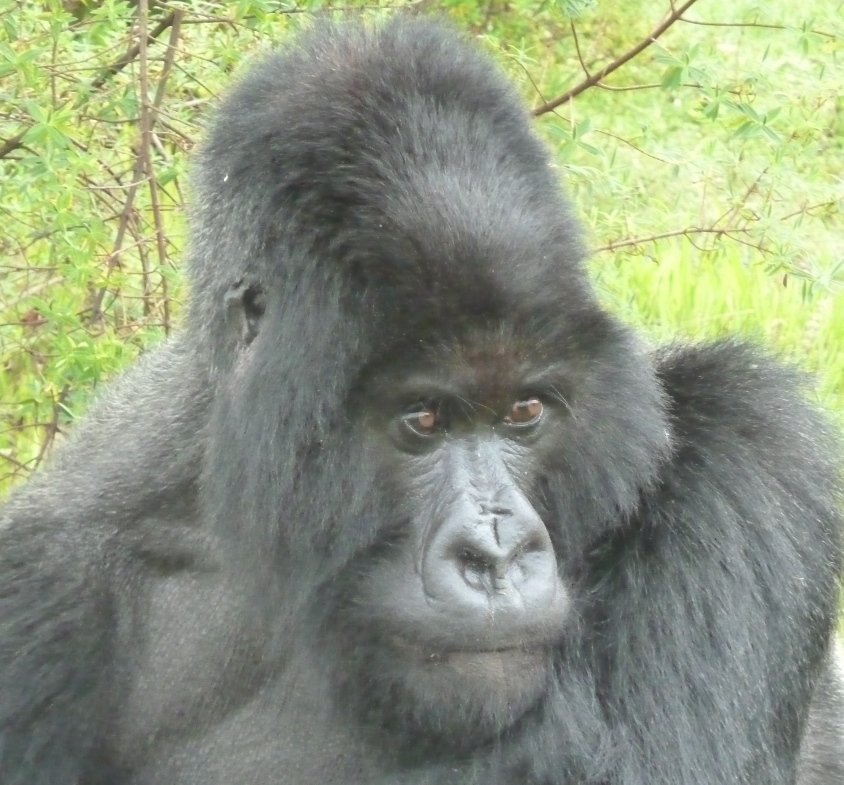
#> input picture images/training/Bwenge/BWE 29-MAY-2013 KRC SAMEDI77.JPG, 2530 x 2353 px, given as the content of the folder ../images/training/Bwenge/BWE 29-MAY-2013 KRC SAMEDI77.JPG, which was not available (shown at 1/3 size)
$ jupyter execute --allow-errors im.ipynb   (shell and % lines are left out)
#> lines starting #> are read from the running program, lines starting #| are printed output that depends on the picture; pictures that were not available may be replaced by others from this repository, and a replacement may not be noted
#> `[cell 3] plt.scatter(X,y)`:
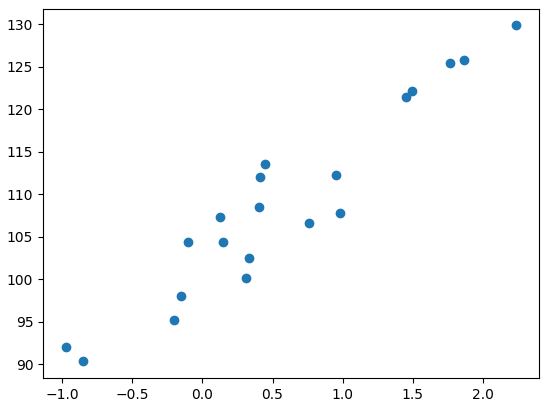
#> figure drawn by matplotlib, 1 panel
### GF1/recognize.py
from pyimagesearch.localbinarypatterns import LocalBinaryPatterns
from sklearn.svm import LinearSVC
from sklearn.preprocessing import StandardScaler
from imutils import paths
import argparse
import cv2
import os
import skimage
from skimage import data,filters,io,exposure,feature
import numpy as np
import IPython
import PIL
import easydict

ap=argparse.ArgumentParser()
ap.add_argument("-t","--training", required=True,
    help= "path to the training images")
ap.add_argument("-e","--testing", required=True,
    help="blah")
args = vars(ap.parse_args())

bob = LocalBinaryPatterns(24,8)
data = []
labels = []

for imagePath in paths.list_images(args['training']):
    # image = io.imread(imagePath)
    # # stretch = exposure.rescale_intensity(image)
    # grey = skimage.color.rgb2gray(image)
    image = cv2.imread(imagePath)
#> image is the input picture: shape (2353, 2530, 3); mean B, G, R 126.9, 150.7, 142.1
    grey = cv2.cvtColor(image, cv2.COLOR_BGR2GRAY)
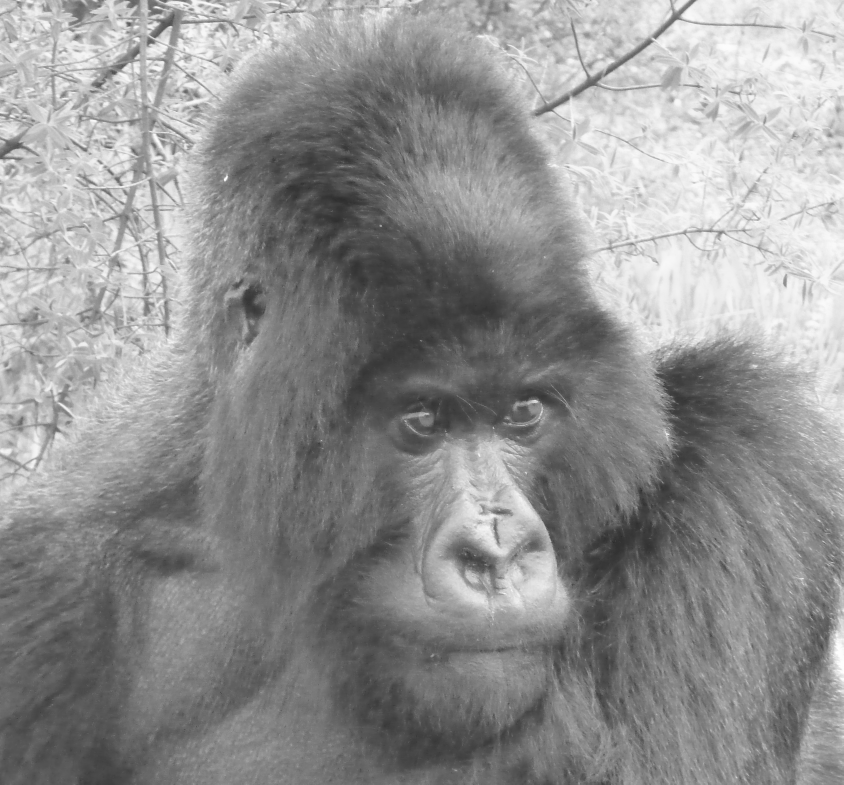
#> grey: shape (2353, 2530) (shown at 1/3 size); min 33, max 254, mean 145.4
    hist = bob.describe(grey)
    labels.append(imagePath.split(os.path.sep)[-2])
    data.append(hist)

StandardScaler.transform(data)
model = LinearSVC(C=1000.0, random_state=42)
model.fit(data,labels)

for imagePath in paths.list_images(args['testing']):
    # image = io.imread(imagePath)
    # stretch = exposure.rescale_intensity(image)
    # grey = skimage.color.rgb2gray(stretch)
    image = cv2.imread(imagePath)
    grey = cv2.cvtColor(image, cv2.COLOR_BGR2GRAY)
    hist = bob.describe(grey)
    prediction = model.predict(hist.reshape(1,-1))

    cv2.putText(image,prediction[0],(10,30),cv2.FONT_HERSHEY_SIMPLEX,
        1.0, (0,0,255),3)
    cv2.imshow('Image',image)
    cv2.waitKey(0)

### GF1/pyimagesearch/localbinarypatterns.py
from skimage import feature
import numpy as np

class LocalBinaryPatterns:
    def __init__(self, numPoints, radius):
        self.numPoints = numPoints
        self.radius = radius

    def describe(self, image, eps=1e-7):
#> called with eps = 1e-07
        lbp = feature.local_binary_pattern(image, self.numPoints,
            self.radius, method='uniform')
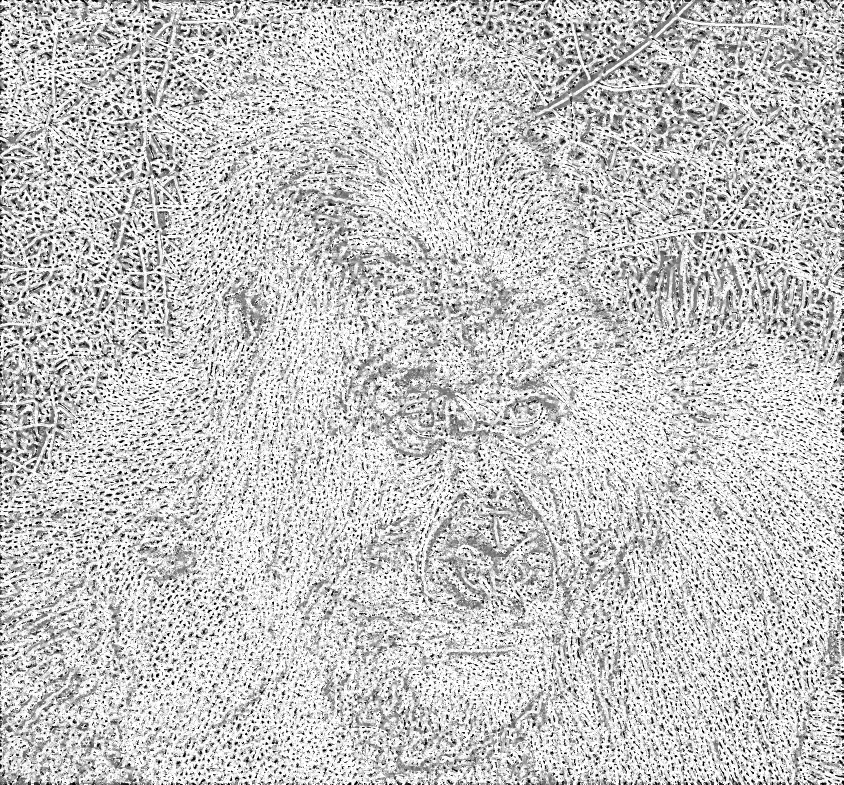
#> lbp: shape (2353, 2530) float64 (shown at 1/3 size); min 0, max 25, mean 19.3; drawn with min black and max white
        (hist, _) = np.histogram(lbp.ravel(),
            bins = np.arange(0, self.numPoints + 3),
            range = (0, self.numPoints + 2))
#> hist = 26 values, max 3314769 at index 25, min 60856 at index 6, mean 228965

        hist = hist.astype('float')
        hist /= (hist.sum() + eps)
#> hist = 26 values, max 0.557 at index 25, min 0.0102 at index 6, mean 0.0385

        return hist

### GF1/im.ipynb
[cell 1]
import matplotlib.pyplot as plt
import numpy as np
import pandas as pd

[cell 2]
from sklearn.datasets import make_regression

X, y = make_regression(n_samples=20, n_features=1, random_state=0, noise=4, bias=100.0)

[cell 3]
plt.scatter(X,y)

[cell 4]
import skimage as sk
import os
from skimage import data,filters,io,exposure,feature
import numpy as np
import IPython
import PIL
#> (the rest of this cell did not finish here and is left out)

[cell 5]
file=os.path.join('C:/','Desktop/','Dunia.png')
file2=os.path.join('C:/','Documents/','Data Analytics/','New Folder/','TUY.png')

[cell 6]
dun=io.imread('Dunia.png')
tuy=io.imread('TUY.jpg')
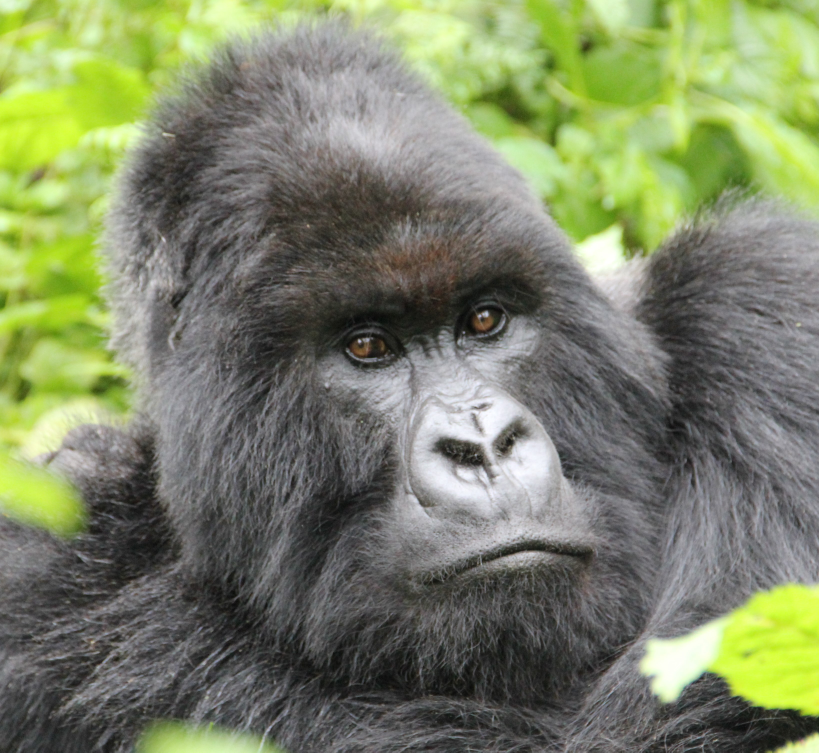
#> input picture images/training/Bwenge/BWE 31-MAY-12 KRCR VECELLIO (62).JPG, 3276 x 3009 px, given in place of TUY.jpg, which was not available (shown at 1/4 size)
#> tuy is the input picture: shape (3009, 3276, 3); mean R, G, B 124.3, 132.2, 102.5

[cell 7]
dun.shape
#> Out = (2353, 2530, 3)
# tuy.shape

[cell 8]
plt.figure(figsize=(15,15))
plt.imshow(tuy)

[cell 9]
stretcht=exposure.rescale_intensity(tuy)
stretchd=exposure.rescale_intensity(dun)

[cell 10]
plt.imshow(stretchd)

[cell 11]
greyt = sk.color.rgb2gray(stretcht) * 255
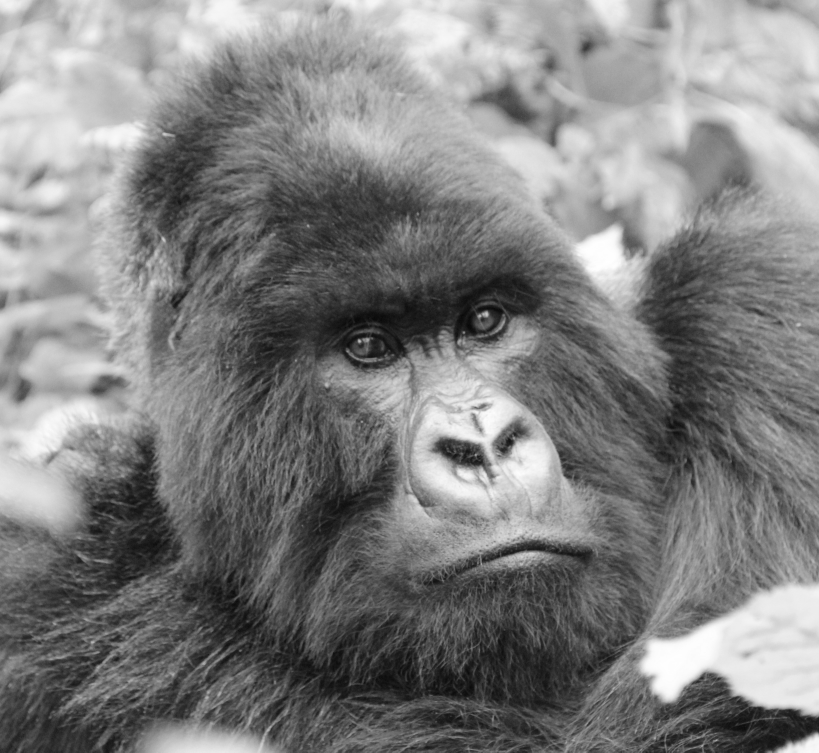
#> greyt: shape (3009, 3276) float64 (shown at 1/4 size); min 2.86, max 255, mean 128.4
#> (the rest of this cell did not finish here and is left out)
